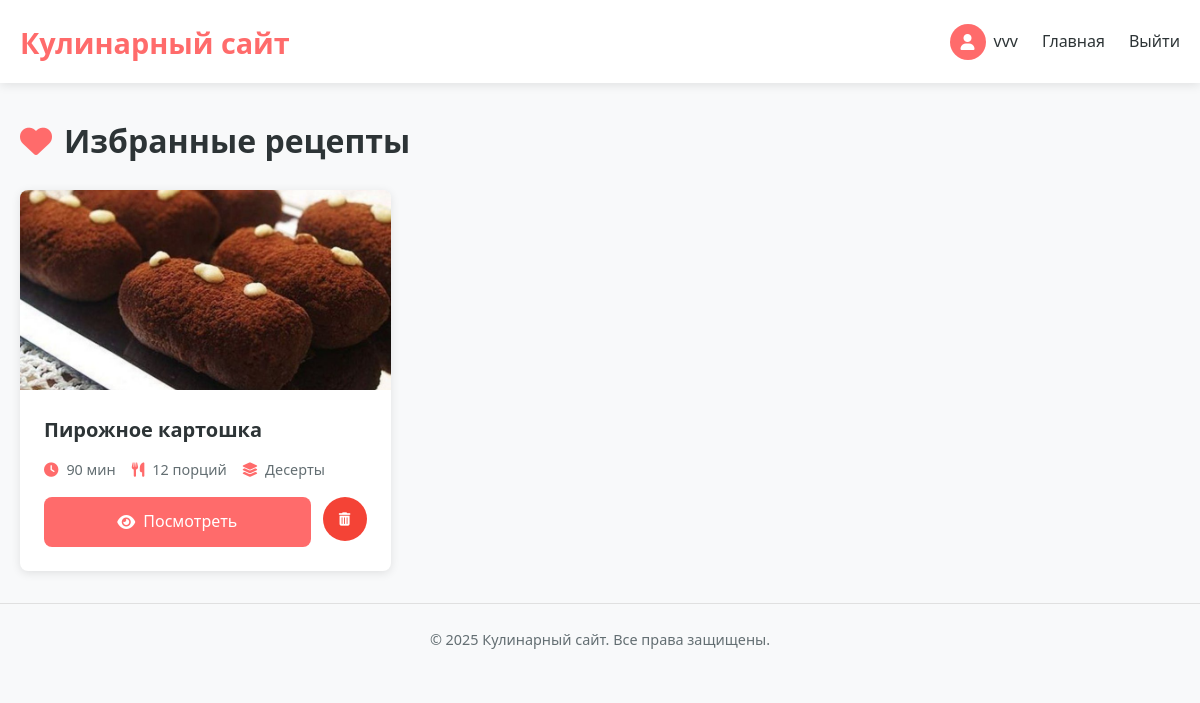
The app's page /cooking/favorites.php (signed in) with its own data.
### tables this page shows
CREATE TABLE `recipes` (
  `recipe_id` int NOT NULL,
  `category_id` int NOT NULL,
  `recipe_name` varchar(255) NOT NULL,
  `description` text,
  `instructions` text NOT NULL,
  `prep_time` int DEFAULT NULL,
  `cook_time` int DEFAULT NULL,
  `servings` int DEFAULT NULL,
  `user_id` int NOT NULL,
  `image_url` varchar(255) DEFAULT NULL,
  `created_at` timestamp NULL DEFAULT CURRENT_TIMESTAMP
);

CREATE TABLE `categories` (
  `category_id` int NOT NULL,
  `category_name` varchar(255) NOT NULL,
  `description` text
);

### cooking/favorites.php (the view, shortened to what this page needs)
<?php
require_once 'config.php';
$stmt = $pdo->prepare("
    SELECT r.*, c.category_name
    FROM recipes r
    JOIN favorites f ON r.recipe_id = f.recipe_id
    JOIN categories c ON r.category_id = c.category_id
    WHERE f.user_id = ?
    ORDER BY r.recipe_name
");
$stmt->execute([$_SESSION['user_id']]);
$favorites = $stmt->fetchAll(PDO::FETCH_ASSOC);
?>
<!DOCTYPE html>
<html lang="ru">
<head>
    <link rel="stylesheet" href="https://cdnjs.cloudflare.com/ajax/libs/font-awesome/6.0.0/css/all.min.css">
    <link rel="stylesheet" href="styles/favorites.css">
</head>
<body>
    <header>
        <div class="container">
            <h1><a href="index.php">Кулинарный сайт</a></h1>
            <nav>
                <div class="user-profile">
                    <div class="user-icon">
                        <i class="fas fa-user"></i>
                    </div>
                    <span class="username"><?= htmlspecialchars($_SESSION['username'] ?? '') ?></span>
                </div>
                <a href="index.php">Главная</a>
                <a href="logout.php">Выйти</a>
            </nav>
        </div>
    </header>
    <main class="container">
        <h2><i class="fas fa-heart"></i> Избранные рецепты</h2>
        <?php if (empty($favorites)): ?>
            <div class="empty-state">
                <i class="fas fa-heart-broken"></i>
                <h3>Нет избранных рецептов</h3>
                <p>Вы пока не добавили ни одного рецепта в избранное. Найдите интересные рецепты на главной странице!</p>
                <a href="index.php" class="btn-primary">Перейти к рецептам</a>
            </div>
        <?php else: ?>
            <div class="favorites-grid">
                <?php foreach ($favorites as $recipe): ?>
                    <div class="recipe-card">
                        <?php if (!empty($recipe['image_url'])): ?>
                            <div class="recipe-image">
                                <img src="<?= htmlspecialchars($recipe['image_url']) ?>" alt="<?= htmlspecialchars($recipe['recipe_name']) ?>">
                            </div>
                        <?php endif; ?>
                        <div class="recipe-content">
                            <h3><?= htmlspecialchars($recipe['recipe_name']) ?></h3>
                            <div class="recipe-meta">
                                <span><i class="fas fa-clock"></i> <?= ($recipe['prep_time'] + $recipe['cook_time']) ?> мин</span>
                                <span><i class="fas fa-utensils"></i> <?= $recipe['servings'] ?> порций</span>
                                <span><i class="fas fa-layer-group"></i> <?= htmlspecialchars($recipe['category_name']) ?></span>
                            </div>
                            <div class="recipe-actions">
                                <a href="recipe.php?id=<?= $recipe['recipe_id'] ?>" class="btn-view">
                                    <i class="fas fa-eye"></i> Посмотреть
                                </a>
                                <form method="POST" class="delete-form">
                                    <button type="submit" class="btn-delete">
                                        <i class="fas fa-trash-alt"></i>
                                    </button>
                                </form>
                            </div>
                        </div>
                    </div>
                <?php endforeach; ?>
            </div>
        <?php endif; ?>
    </main>
    <footer>
        <div class="container">
            <p>&copy; <?= date('Y') ?> Кулинарный сайт. Все права защищены.</p>
        </div>
    </footer>
</body>
</html>

### cooking/styles/favorites.css (style rules this page uses)
:root { --primary: #FF6B6B; --primary-light: #FF8E8E; --primary-dark: #FF4757; --secondary: #70A1FF; --success: #4CAF50; --danger: #F44336; --warning: #FF9800; --dark: #2D3436; --gray: #636E72; --light-gray: #DFE6E9; --light: #F8F9FA; --white: #FFFFFF; --border: #E0E0E0; --radius: 8px; --shadow: 0 2px 10px rgba(0, 0, 0, 0.1); --shadow-hover: 0 4px 15px rgba(0, 0, 0, 0.15); }
* { margin: 0; padding: 0; box-sizing: border-box; }
body { font-family: 'Segoe UI', Tahoma, Geneva, Verdana, sans-serif; line-height: 1.6; color: var(--dark); background-color: var(--light); }
.container { max-width: 1200px; margin: 0 auto; padding: 0 20px; }
header { background-color: var(--white); box-shadow: var(--shadow); padding: 1rem 0; margin-bottom: 2rem; }
header .container { display: flex; justify-content: space-between; align-items: center; }
header h1 a { color: var(--primary); text-decoration: none; font-size: 1.8rem; }
nav { display: flex; align-items: center; gap: 1.5rem; }
.user-profile { display: flex; align-items: center; gap: 0.5rem; }
.user-icon { width: 36px; height: 36px; border-radius: 50%; background-color: var(--primary); color: white; display: flex; align-items: center; justify-content: center; font-size: 1rem; }
.username { font-weight: 500; }
nav a { color: var(--dark); text-decoration: none; font-weight: 500; padding: 0.5rem 0; position: relative; transition: color 0.3s; }
nav a::after { content: ''; position: absolute; bottom: 0; left: 0; width: 0; height: 2px; background-color: var(--primary); transition: width 0.3s; }
main { padding-bottom: 2rem; }
h2 { font-size: 2rem; margin-bottom: 1.5rem; color: var(--dark); display: flex; align-items: center; gap: 0.75rem; }
h2 i { color: var(--primary); }
.favorites-grid { display: grid; grid-template-columns: repeat(auto-fill, minmax(300px, 1fr)); gap: 1.5rem; }
.recipe-card { background-color: var(--white); border-radius: var(--radius); overflow: hidden; box-shadow: var(--shadow); transition: all 0.3s; }
.recipe-image { height: 200px; overflow: hidden; }
.recipe-image img { width: 100%; height: 100%; object-fit: cover; transition: transform 0.5s; }
.recipe-content { padding: 1.5rem; }
.recipe-content h3 { font-size: 1.25rem; margin-bottom: 0.75rem; color: var(--dark); }
.recipe-meta { display: flex; flex-wrap: wrap; gap: 1rem; margin-bottom: 1rem; font-size: 0.9rem; color: var(--gray); }
.recipe-meta span { display: flex; align-items: center; gap: 0.5rem; }
.recipe-meta i { color: var(--primary); }
.recipe-actions { display: flex; gap: 0.75rem; margin-top: 1rem; }
.btn-view { display: inline-flex; align-items: center; justify-content: center; gap: 0.5rem; padding: 0.75rem; background-color: var(--primary); color: white; border-radius: var(--radius); font-weight: 500; text-decoration: none; transition: all 0.3s; flex: 1; }
.btn-delete { display: flex; align-items: center; justify-content: center; width: 44px; height: 44px; border-radius: 50%; background-color: var(--danger); color: white; border: none; cursor: pointer; transition: all 0.3s; }
.delete-form { margin: 0; }
footer { text-align: center; padding: 1.5rem 0; color: var(--gray); font-size: 0.9rem; border-top: 1px solid var(--border); margin-top: 2rem; }

### records on screen
recipes: image_url (picture), recipe_name "Пирожное картошка", $recipe['prep_time'] + $recipe['cook_time'] "90", servings "12", category.category_name "Десерты"

### other values on screen
$_SESSION['username'] "vvv"
